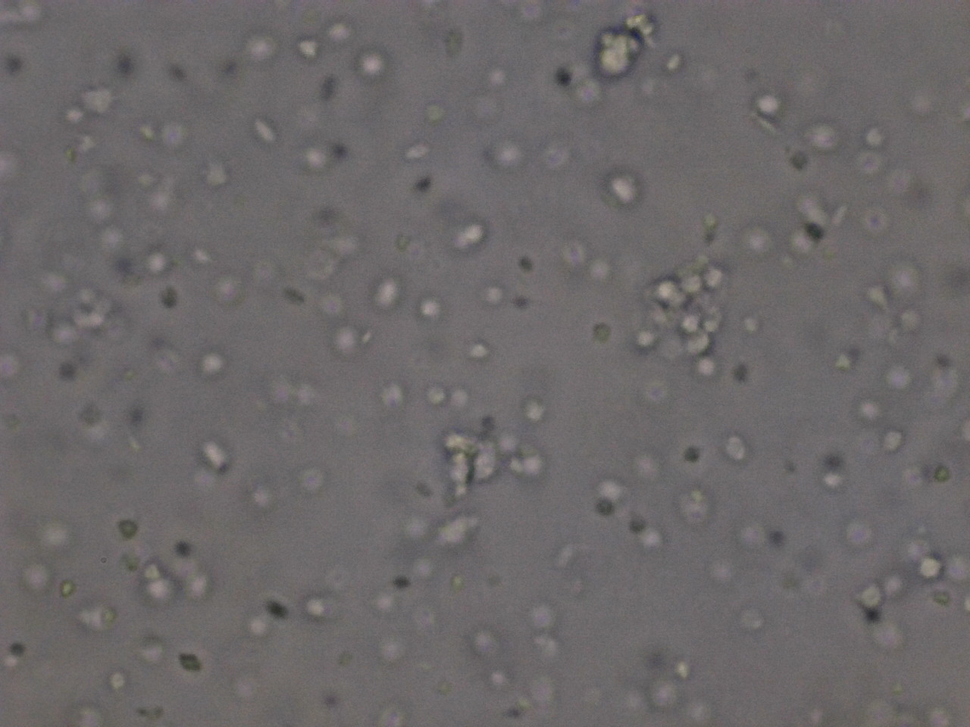
#> input picture cell_images/image(1).png, 970 x 727 px, shrunk from 1280 x 960 before the run
$ python histogram.py 'cell_images/image(1).png' 100 100
#> lines starting #> are read from the running program, lines starting #| are printed output that depends on the picture
import sys
import cv2
from matplotlib import pyplot as plt

file_name = sys.argv[1]
print("File name:", file_name)

lower_thresh = 100
upper_thresh = 200
if len(sys.argv) == 4:
    lower_thresh = int(sys.argv[2])
    upper_thresh = int(sys.argv[3])

grey = cv2.imread(file_name, 0)
#> grey: shape (727, 970); min 41, max 162, mean 105.1
hist = cv2.calcHist([grey], [0], None, [256], [0, 256])
#> hist = 256 values, max 69902 at index 105, min 0 at index 0, mean 2754.6
plt.figure()
plt.axis("off")
plt.imshow(cv2.cvtColor(grey, cv2.COLOR_GRAY2RGB))

# plot the histogram
plt.figure()
plt.title("Grayscale Histogram")
plt.xlabel("Bins")
plt.ylabel("# of Pixels")
plt.plot(hist)
plt.axvline(x=lower_thresh, color="r")
plt.axvline(x=upper_thresh, color="r")
plt.xlim([0, 256])
plt.show()
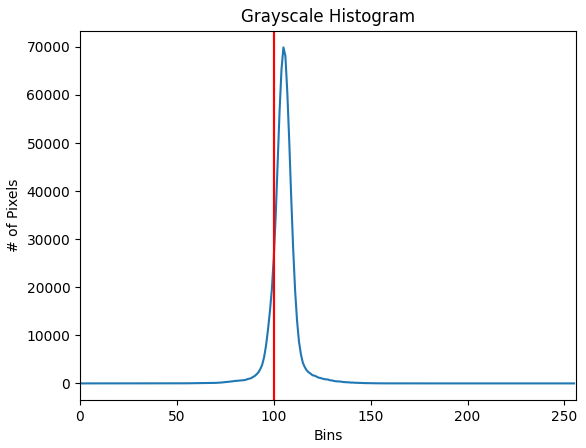
#> figure drawn by matplotlib, 1 panel; curve peaks at x = 105, y = 69902

$ run again, on cell_images/image(11).png
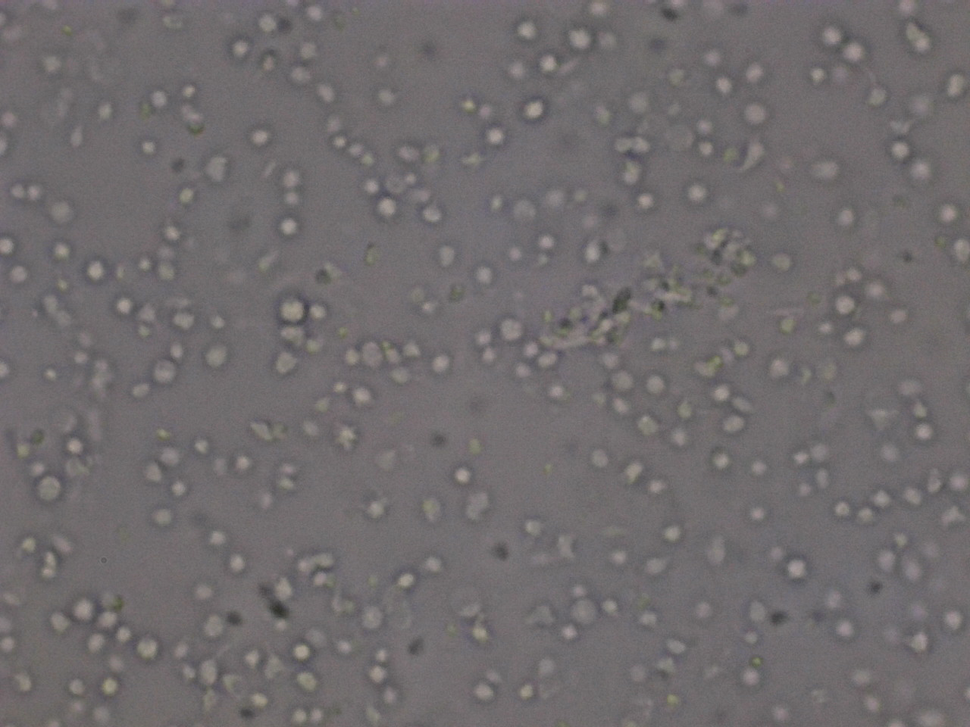
#> input picture cell_images/image(11).png, 970 x 727 px, shrunk from 1280 x 960 before the run
#> hist = 256 values, max 63449 at index 109, min 0 at index 0, mean 2754.6
#> `plt.show()`:
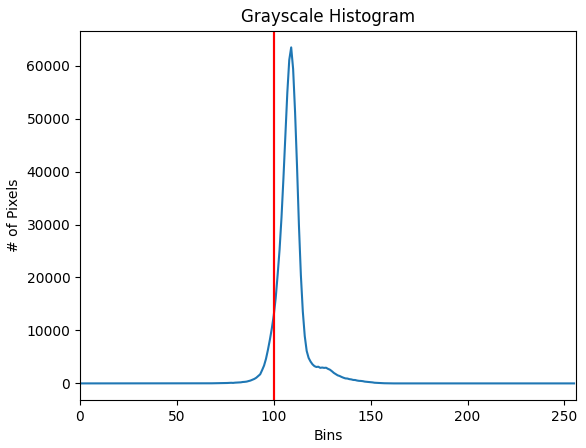
#> figure drawn by matplotlib, 1 panel; curve peaks at x = 109, y = 63449

$ run again, on cell_images/image(12).png
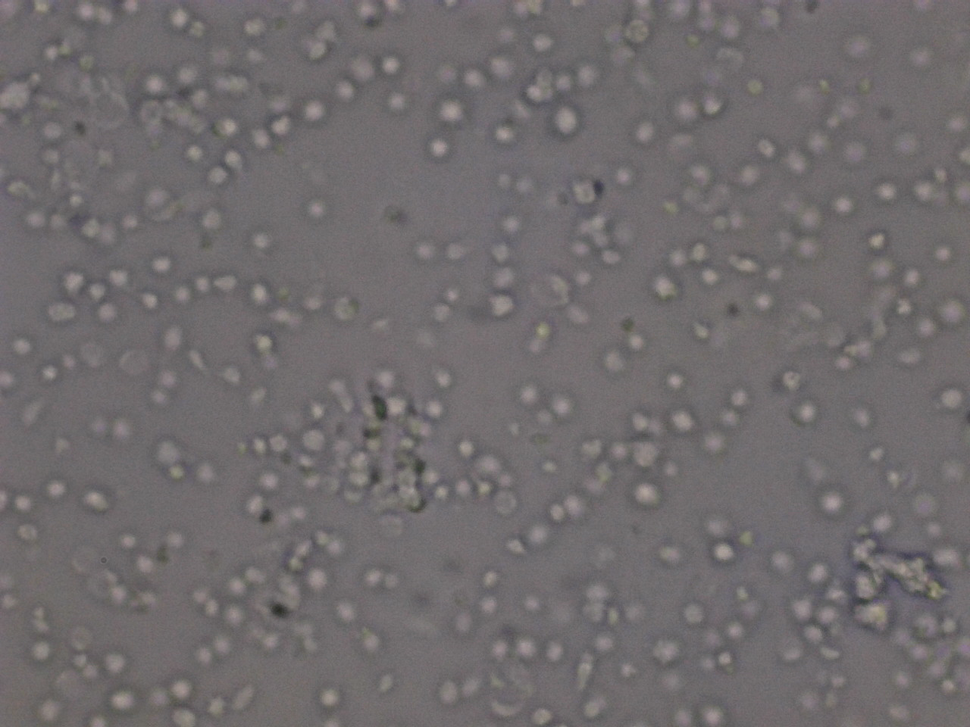
#> input picture cell_images/image(12).png, 970 x 727 px, shrunk from 1280 x 960 before the run
#> hist = 256 values, max 56791 at index 108, min 0 at index 0, mean 2754.6
#> `plt.show()`:
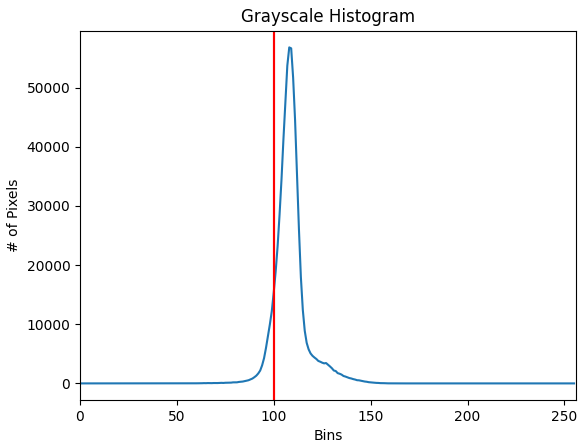
#> figure drawn by matplotlib, 1 panel; curve peaks at x = 108, y = 56791

$ run again, on cell_images/image(13).png
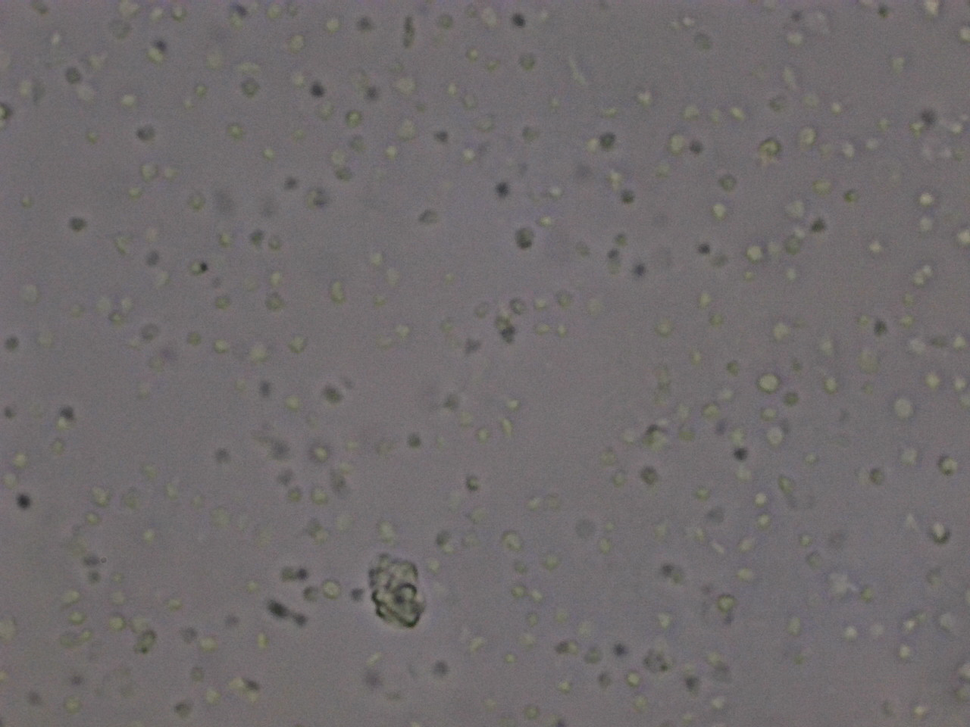
#> input picture cell_images/image(13).png, 970 x 727 px, shrunk from 1280 x 960 before the run
#> hist = 256 values, max 79257 at index 109, min 0 at index 0, mean 2754.6
#> `plt.show()`:
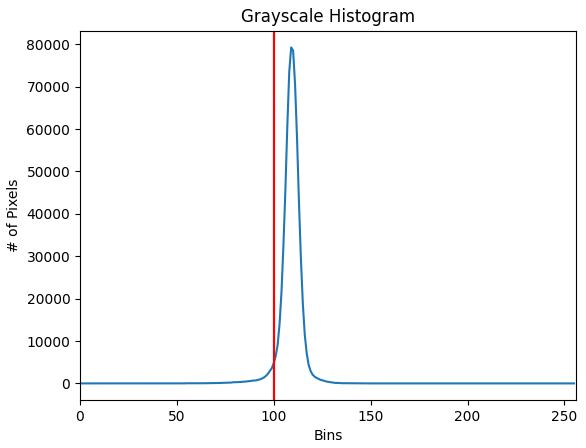
#> figure drawn by matplotlib, 1 panel; curve peaks at x = 109, y = 79257
